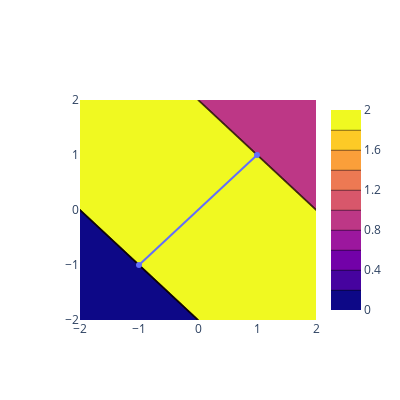

The notebook cell this image was saved under:
### Code cell
e0 = numpy.array([-1.0, -1.0])
e1 = numpy.array([1.0, 1.0])
xs = numpy.linspace(-2, 2, 100)
ys = numpy.linspace(-2, 2, 100)
dtypes = numpy.empty((xs.size, ys.size), dtype=int)
for i, x in enumerate(xs):
    for j, y in enumerate(ys):
        dtypes[j, i] = point_edge_distance_type(
            numpy.array([x, y]), e0, e1)
fig = go.Figure(data=[
    go.Scatter(x=[e0[0], e1[0]], y=[e0[1], e1[1]]),
    go.Contour(z=dtypes, x=xs, y=ys)
], layout=go.Layout(width=400, height=400))
fig.show()
